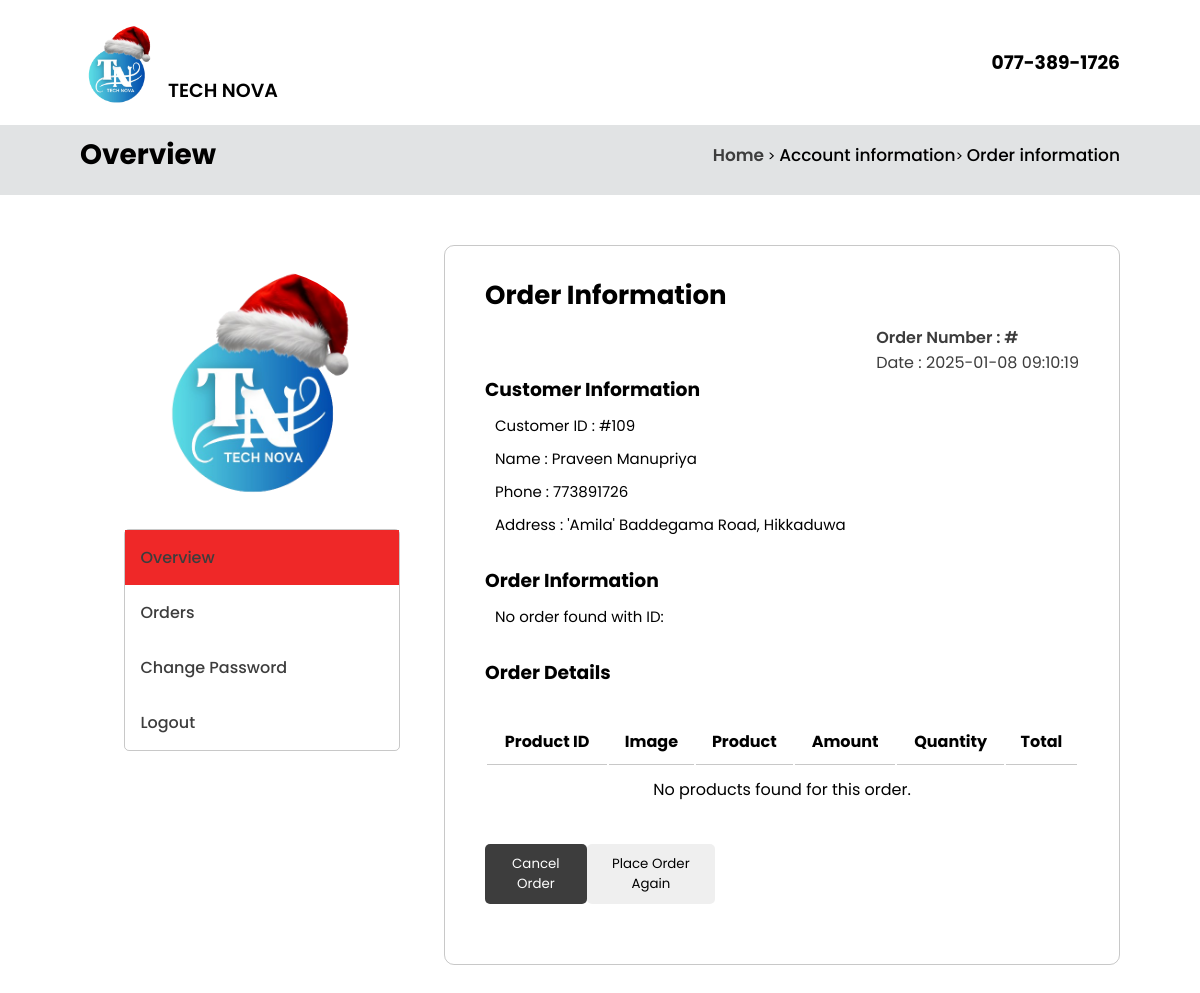
The app's page /user-profile-order.php (signed in) with its own data.
### tables this page shows
CREATE TABLE `orders` (
  `id` int(11) NOT NULL,
  `order_id` varchar(20) NOT NULL,
  `product_id` int(11) NOT NULL,
  `user_id` int(11) NOT NULL,
  `payment_method` varchar(50) NOT NULL,
  `quantity` int(11) NOT NULL,
  `total` double(10,2) NOT NULL,
  `order_date` datetime NOT NULL DEFAULT current_timestamp(),
  `order_status` varchar(20) NOT NULL DEFAULT 'Pending',
  `payment_status` varchar(20) NOT NULL DEFAULT 'Pending',
  `category` int(10) NOT NULL,
  `confirm` varchar(15) NOT NULL DEFAULT 'Confirm',
  `is_mail` int(1) NOT NULL DEFAULT 0
);

CREATE TABLE `users` (
  `user_id` int(11) NOT NULL,
  `name` varchar(80) NOT NULL,
  `username` varchar(50) NOT NULL,
  `phone` int(10) NOT NULL,
  `password` varchar(255) NOT NULL,
  `email` varchar(100) NOT NULL,
  `type` varchar(10) NOT NULL DEFAULT 'customer',
  `is_banned` int(2) NOT NULL DEFAULT 0,
  `is_logged_in` tinyint(1) DEFAULT 0,
  `created_at` timestamp NOT NULL DEFAULT current_timestamp(),
  `profile_picture` varchar(255) NOT NULL,
  `verification_code` varchar(11) NOT NULL,
  `is_verified` tinyint(4) NOT NULL DEFAULT 0
);

CREATE TABLE `order_details` (
  `order_id` int(11) NOT NULL,
  `user_id` int(11) NOT NULL,
  `name` varchar(255) NOT NULL,
  `email` varchar(255) NOT NULL,
  `phone` varchar(20) DEFAULT NULL,
  `country` varchar(100) DEFAULT NULL,
  `state` varchar(100) DEFAULT NULL,
  `city` varchar(100) DEFAULT NULL,
  `address` varchar(255) DEFAULT NULL,
  `shipping_method` varchar(50) DEFAULT NULL,
  `payment_method` varchar(50) DEFAULT NULL,
  `created_at` timestamp NOT NULL DEFAULT current_timestamp(),
  `order_status` varchar(20) NOT NULL DEFAULT 'Pending',
  `payment_status` varchar(20) NOT NULL DEFAULT 'Pending',
  `total` double(10,2) NOT NULL
);

### user-profile-order.php (the view, shortened to what this page needs)
<?php
 include "connection.php";
 $user_id = $_SESSION['user_id'];
?>
<!DOCTYPE html>
<html lang="en">
<head>
    <link rel="stylesheet" href="style.css">
</head>
<body>
    <header class="header">
        <div class="header-body">
            <div class="logo">
                <img src="logo.png" alt="logo">
                <span>TECH NOVA</span>
            </div>
            <h3>077-389-1726</h3>
        </div>
    </header>
    <div class="shipping-header">
        <h3>Overview</h3>
        <span><a href="index.php" class="shipping-tag">Home</a> > <a href="user-profile.php">Account information</a>> <a href="user-profile-order.php">Order information</a></span>
    </div>
    <div class="account-information">
        <div class="user-cart">
            <div class="user-image">
                <img src="logo.png" alt="">
            </div>
            <div class="link">
                <a href="user-profile.php" class="active">Overview</a>
                <a href="user-orders.php">Orders</a>
                <a href="forgot_password.php">Change Password</a>
                <a href="logout.php">Logout</a>
            </div>
        </div>
        <div class="order-information">
            <h2>Order Information</h2>
            <div class="order-top">
                <div class="order-head">
                <?php
                    $order_id = $_GET['order_id'];
                    $query = "SELECT * FROM orders";
                    $result = mysqli_query($conn, $query);
                    if (mysqli_num_rows($result) > 0) {
                        $row = mysqli_fetch_assoc($result);
                    ?>
                    <p class="bold">Order Number : #<?php echo $order_id?></p>
                    <p>Date : <?php echo $row['order_date']?></p>
                    <?php
                    }?>
                </div>
            </div>
            <?php
                $query = "SELECT * FROM users WHERE user_id='$user_id'";
                $result = mysqli_query($conn, $query);
                if (mysqli_num_rows($result) > 0) {
                    $row = mysqli_fetch_assoc($result);
                ?>
            <div class="order-body">
                <div class="information-container">
                    <h3>Customer Information</h3>
                    <p>Customer ID : #<?php echo $row['user_id']; ?></p>
                    <p>Name : <?php echo $row['name']; ?></p>
                    <p>Phone : <?php echo $row['phone']; ?></p>
                    <?php
                    $query = "SELECT * FROM order_details WHERE user_id='$user_id'";
                    $result = mysqli_query($conn, $query);
                    if (mysqli_num_rows($result) > 0) {
                        $row = mysqli_fetch_assoc($result);
                    ?>
                    <p>Address : <?php echo $row['address']; ?></p>
                    <?php
                    }?>
                </div>
                <div class="information-container">
                    <h3>Order Information</h3>
                    <?php
                        $order_id = $_GET['order_id'];
                        $query = "SELECT *  FROM orders WHERE order_id = '$order_id' ";
                        $result = mysqli_query($conn, $query);
                        if (mysqli_num_rows($result) > 0) {
                            $row = mysqli_fetch_assoc($result);
                            ?>
                            <p>Order Status : <span class="status"><?php echo htmlspecialchars($row['order_status']); ?></span></p>
                            <p>Payment Status : <span class="status"><?php echo htmlspecialchars($row['payment_status']); ?></span></p>
                            <p>Amount : Rs.<?php echo htmlspecialchars($row['total']); ?> (Discount)</p>
                            <?php
                        } else {
                            echo "<p>No order found with ID: $order_id</p>";
                        }
                        ?>
                </div>
                <div class="information-container">
                    <h3>Order Details</h3>
                    <div class="table-container">
                    <table>
                    <thead>
                        <tr>
                            <th>Product ID</th>
                            <th>Image</th>
                            <th>Product</th>
                            <th>Amount</th>
                            <th>Quantity</th>
                            <th>Total</th>
                        </tr>
                    </thead>
                    <tbody>
                        <?php
                        $order_id = $_GET['order_id'] ;
                        $query = "SELECT o.quantity, o.total, p.name, p.price, p.image, p.product_id
                                FROM orders o
                                JOIN products p ON o.product_id = p.product_id
                                WHERE o.order_id = '$order_id'";
                        $result = mysqli_query($conn, $query);
                        if (mysqli_num_rows($result) > 0) {
                            while ($row = mysqli_fetch_assoc($result)) {
                        ?>
                            <tr>
                                <td><?php echo $row['product_id']; ?></td>
                                <td><img src="uploads/<?php echo $row['image']; ?>" alt="Product Image" style="width:50px; height:auto;padding:5px;"></td>
                                <td><?php echo $row['name']; ?></td>
                                <td>Rs. <?php echo $row['price']; ?></td>
                                <td><?php echo $row['quantity']; ?></td>
                                <td class="bold">Rs. <?php echo $row['price'] * $row['quantity']; ?>.00</td>
                            </tr>
                            <?php
                                }
                            } else {
                                echo "<tr><td colspan='6'>No products found for this order.</td></tr>";
                            }
                            ?>
                        </tbody>
                    </table>
                    </div>
                    <div class="order-bottom">
                        <a href="order_cancel.php?order_id=<?php echo $order_id?>"><button class="cancel">Cancel Order</button></a>
                        <a href="order_again.php?order_id=<?php echo $order_id?>"><button >Place Order Again</button></a>
                    </div>
                </div>
            </div>
        </div>
    </div>
    <?php
        } else {
            echo "<p>No user data found.</p>";
        }
    ?>
</body>
</html>

### style.css (style rules this page uses)
* { margin: 0; padding: 0; box-sizing: border-box; text-decoration: none; border: none; outline: none; font-family: 'Poppins',sans-serif; list-style: none; }
body { background-color: var(--second-color); }
:root { --main-color:#ef2828; --second-color:#fff; --third-color:#3d3d3d; --main-font-color:#000; --second-font-color:#fff; --border-color: #08080838; }
.header { background-color: var(--second-color); }
.header img { width: 35px; height: 35px; border-radius: 50%; margin-top: 5px; }
.header-body { display: flex; justify-content: space-between; align-items: center; padding: 20px 80px; }
.header-body .logo { display: flex; align-items: end; gap: 8px; }
.header-body .logo span { font-size: 19px; font-weight: 600; color: var(--main-font-color); }
h1,h2,h3 { color: var(--main-font-color); }
.header-body img { width: 80px; height: 80px; border-radius: 5px; }
html, body { margin: 0; padding: 0; width: 100%; }
.shipping-header { width: 100%; height: 70px; background-color: rgb(225, 227, 228); display: flex; align-items: center; justify-content: space-between; padding: 5px 80px 15px 80px; position: sticky; top: 0; }
.shipping-header h3 { font-size: 28px; }
.shipping-header a { font-size: 17px; color: var(--main-font-color); font-weight: 500; }
.shipping-header .shipping-tag { color: var(--third-color); font-weight: 600; }
.bold { font-weight: 600; }
.checkout-left .checkout-body p,span { font-size: 14px; }
.account-information { width: 100%; display: flex; justify-content: space-between; padding: 20px 80px; }
.account-information .user-cart { width: 35%; padding: 10px; display: flex; align-items: center; justify-content: center; flex-direction: column; height: 500px; }
.account-information .user-cart .user-image { width: 250px; height: 250px; margin-top: 80px; padding: 10px; border-radius: 50%; margin-bottom: 20px; }
.account-information .user-cart img { width: 100%; height: 100%; border-radius: 100%; }
.account-information .link { width: 80%; border: 1px solid var(--border-color); border-radius: 5px; }
.account-information .link a { display: block; padding: 15px; font-size: 16px; font-weight: 500; color: var(--third-color); transition:all 0.5s ease; }
.account-information .link a:hover,a.active { background-color: var(--main-color); }
.order-information { width: 65%; margin: 30px 0; border: 1px solid var(--border-color); padding: 30px 40px; border-radius: 10px; }
.order-information h2 { font-size: 26px; margin-bottom: 20px 0; }
.order-information .order-top { width: 100%; height: 60px; display: flex; align-items: end; justify-content: end; }
.order-information .order-top .order-head p { font-size: 16px; color: var(--third-color); }
.order-information .information-container { margin-bottom: 30px; }
.information-container p { margin: 10px; font-size: 15px; }
.order-information .information-container .table-container { margin-top: 30px; }
.order-information .information-container table { width: 100%; }
.order-information .information-container table th { padding: 10px; border-bottom: 1px solid var(--border-color); }
.order-information .information-container table td { text-align: center; padding: 10px 0; }
.order-information .order-bottom { width:230px; margin-top: 30px; display: flex; align-items: center; justify-content: space-between; }
.order-information .order-bottom button { padding: 10px 15px; border-radius: 5px; cursor: pointer; transition: all 0.5s ease; }
.order-information .order-bottom .cancel { background-color: var(--third-color); color: var(--second-font-color); }

### records on screen
orders: order_date "2025-01-08 09:10:19"
users: user_id "109", name "Praveen Manupriya", phone "773891726"
order_details: address "'Amila' Baddegama Road, Hikkaduwa"
